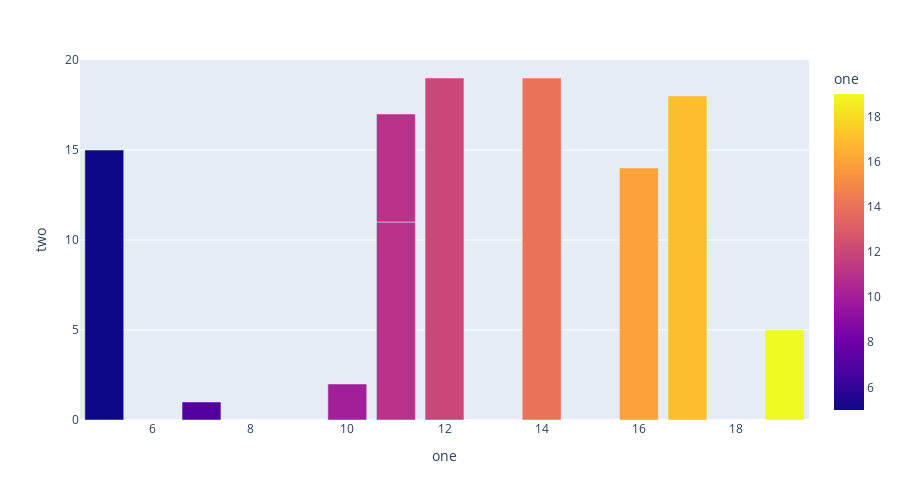

Notebook cell for this chart:
### Markdown cell above
# 直方图

### Code cell
data = np.random.randint(20, size=(10, 4))
df = pd.DataFrame(data, columns=['one','two','three','four'])
fig = px.bar(df, x='one', y='two',
             hover_data=['three', 'four'], color='one', height=500)
fig.show()

### Figure 1 — Plotly figure (JSON) as saved in the notebook; plotly's stock layout.template omitted (floating-point values rounded to 4 significant figures)
{"data": [{"alignmentgroup": "True", "customdata": [[16, 18], [6, 2], [1, 3], [14, 7], [19, 16], [9, 3], [12, 12], [9, 16], [17, 6], [4, 18]], "hovertemplate": "one=%{marker.color}<br>two=%{y}<br>three=%{customdata[0]}<br>four=%{customdata[1]}<extra></extra>", "legendgroup": "", "marker": {"color": [7, 11, 5, 14, 12, 10, 19, 11, 16, 17], "coloraxis": "coloraxis"}, "name": "", "offsetgroup": "", "orientation": "v", "showlegend": false, "textposition": "auto", "type": "bar", "x": [7, 11, 5, 14, 12, 10, 19, 11, 16, 17], "xaxis": "x", "y": [1, 11, 15, 19, 19, 2, 5, 6, 14, 18], "yaxis": "y"}], "layout": {"barmode": "relative", "coloraxis": {"colorbar": {"title": {"text": "one"}}, "colorscale": [[0, "#0d0887"], [0.1111, "#46039f"], [0.2222, "#7201a8"], [0.3333, "#9c179e"], [0.4444, "#bd3786"], [0.5556, "#d8576b"], [0.6667, "#ed7953"], [0.7778, "#fb9f3a"], [0.8889, "#fdca26"], [1, "#f0f921"]]}, "height": 500, "legend": {"tracegroupgap": 0}, "margin": {"t": 60}, "xaxis": {"anchor": "y", "domain": [0, 1], "title": {"text": "one"}}, "yaxis": {"anchor": "x", "domain": [0, 1], "title": {"text": "two"}}}}
